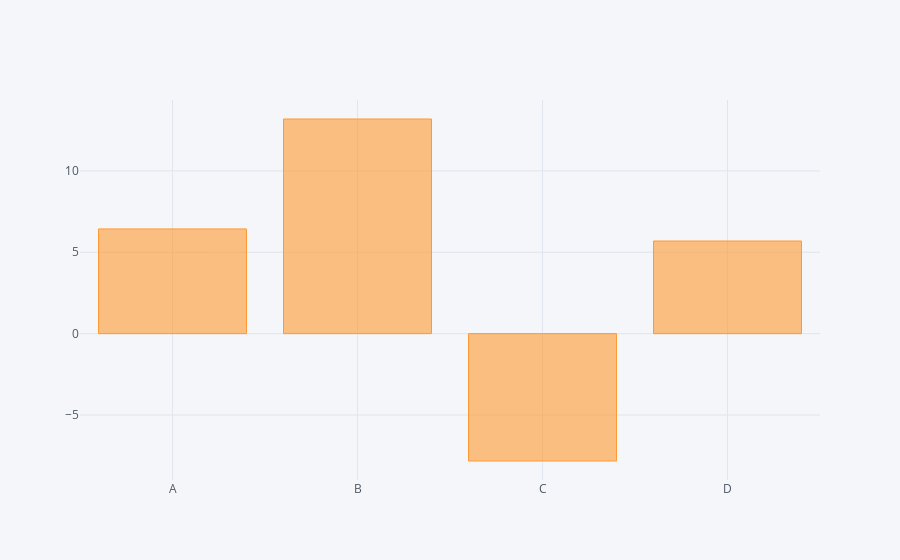

Write notebook code for a chart like this one.
### Code cell
df.sum().iplot(kind='bar')

### Figure 1 — Plotly figure (JSON) as saved in the notebook; plotly's stock layout.template omitted (floating-point values rounded to 4 significant figures)
{"data": [{"marker": {"color": "rgba(255, 153, 51, 0.6)", "line": {"color": "rgba(255, 153, 51, 1.0)", "width": 1}}, "name": "None", "orientation": "v", "text": "", "type": "bar", "x": ["A", "B", "C", "D"], "y": [6.435, 13.19, -7.824, 5.693]}], "layout": {"legend": {"bgcolor": "#F5F6F9", "font": {"color": "#4D5663"}}, "paper_bgcolor": "#F5F6F9", "plot_bgcolor": "#F5F6F9", "titlefont": {"color": "#4D5663"}, "xaxis1": {"gridcolor": "#E1E5ED", "showgrid": true, "tickfont": {"color": "#4D5663"}, "title": "", "titlefont": {"color": "#4D5663"}, "zerolinecolor": "#E1E5ED"}, "yaxis1": {"gridcolor": "#E1E5ED", "showgrid": true, "tickfont": {"color": "#4D5663"}, "title": "", "titlefont": {"color": "#4D5663"}, "zerolinecolor": "#E1E5ED"}}}
